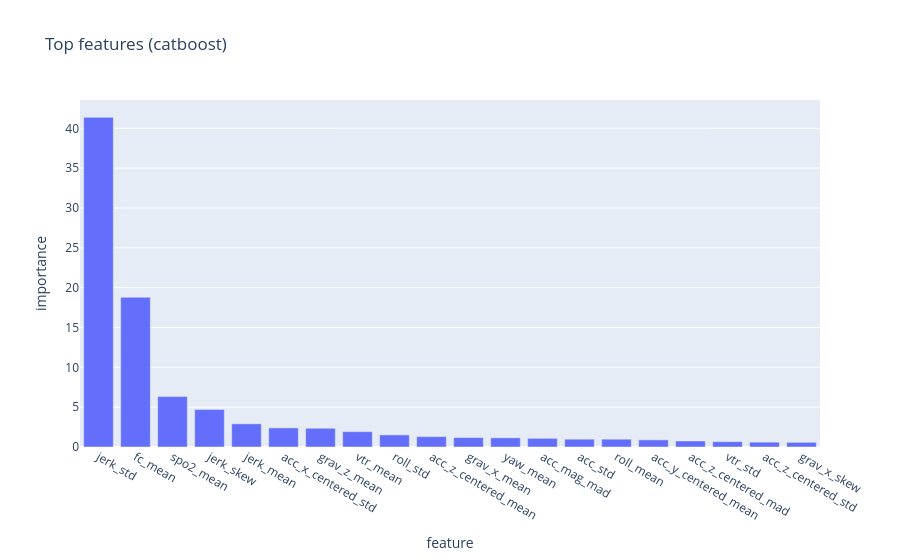
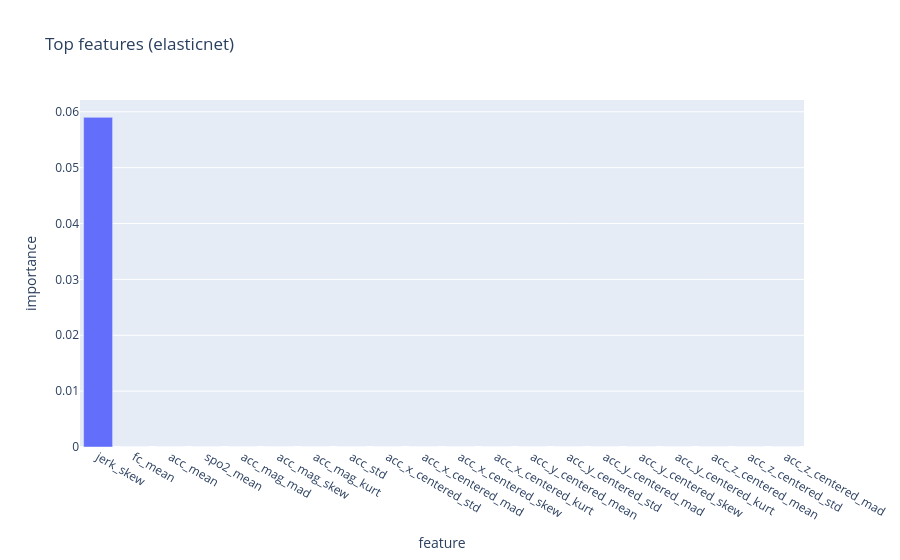
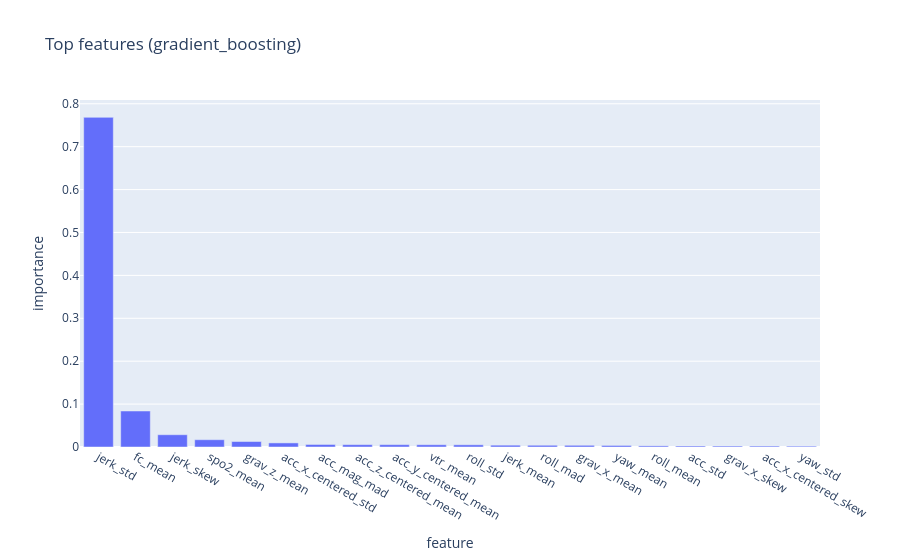

These figures' notebook cell, in order:
### Markdown cell above
### 4. Feature Importance

### Code cell
import joblib
import numpy as np

available_models = sorted(summary_df["model"].unique())
for model_name in available_models:
    model_path = models_dir / f"{model_name}_best.joblib"
    if not model_path.exists():
        print(f"Model artifact not found for {model_name}.")
        continue

    pipeline = joblib.load(model_path)
    model = pipeline.named_steps["model"]

    importances = getattr(model, "feature_importances_", None)
    if importances is None:
        coef = getattr(model, "coef_", None)
        if coef is not None:
            importances = np.abs(np.ravel(coef))
        else:
            print(f"{model_name} does not expose feature importances or coefficients.")
            continue

    feature_names = (
        feature_columns
        if feature_columns is not None and len(feature_columns) == len(importances)
        else [f"f{i}" for i in range(len(importances))]
    )

    fi = (
        pd.DataFrame({"feature": feature_names, "importance": importances})
        .sort_values("importance", ascending=False)
        .head(20)
    )

    px.bar(fi, x="feature", y="importance", title=f"Top features ({model_name})").show()

### Figure 1 — Plotly figure (JSON) as saved in the notebook; plotly's stock layout.template omitted (floating-point values rounded to 4 significant figures)
{"data": [{"hovertemplate": "feature=%{x}<br>importance=%{y}<extra></extra>", "legendgroup": "", "marker": {"color": "#636efa", "pattern": {"shape": ""}}, "name": "", "orientation": "v", "showlegend": false, "textposition": "auto", "type": "bar", "x": ["jerk_std", "fc_mean", "spo2_mean", "jerk_skew", "jerk_mean", "acc_x_centered_std", "grav_z_mean", "vtr_mean", "roll_std", "acc_z_centered_mean", "grav_x_mean", "yaw_mean", "acc_mag_mad", "acc_std", "roll_mean", "acc_y_centered_mean", "acc_z_centered_mad", "vtr_std", "acc_z_centered_std", "grav_x_skew"], "xaxis": "x", "y": [41.37, 18.8, 6.33, 4.706, 2.912, 2.394, 2.351, 1.926, 1.519, 1.302, 1.182, 1.152, 1.085, 0.9807, 0.9796, 0.8963, 0.7522, 0.6667, 0.6075, 0.5827], "yaxis": "y"}], "layout": {"barmode": "relative", "legend": {"tracegroupgap": 0}, "title": {"text": "Top features (catboost)"}, "xaxis": {"anchor": "y", "domain": [0, 1], "title": {"text": "feature"}}, "yaxis": {"anchor": "x", "domain": [0, 1], "title": {"text": "importance"}}}}

### Figure 2 — Plotly figure (JSON) as saved in the notebook; plotly's stock layout.template omitted (floating-point values rounded to 4 significant figures)
{"data": [{"hovertemplate": "feature=%{x}<br>importance=%{y}<extra></extra>", "legendgroup": "", "marker": {"color": "#636efa", "pattern": {"shape": ""}}, "name": "", "orientation": "v", "showlegend": false, "textposition": "auto", "type": "bar", "x": ["jerk_skew", "fc_mean", "acc_mean", "spo2_mean", "acc_mag_mad", "acc_mag_skew", "acc_mag_kurt", "acc_std", "acc_x_centered_std", "acc_x_centered_mad", "acc_x_centered_skew", "acc_x_centered_kurt", "acc_y_centered_mean", "acc_y_centered_std", "acc_y_centered_mad", "acc_y_centered_skew", "acc_y_centered_kurt", "acc_z_centered_mean", "acc_z_centered_std", "acc_z_centered_mad"], "xaxis": "x", "y": [0.05901, 0.0, 0.0, 0.0, 0.0, 0.0, 0.0, 0.0, 0.0, 0.0, 0.0, 0.0, 0.0, 0.0, 0.0, 0.0, 0.0, 0.0, 0.0, 0.0], "yaxis": "y"}], "layout": {"barmode": "relative", "legend": {"tracegroupgap": 0}, "title": {"text": "Top features (elasticnet)"}, "xaxis": {"anchor": "y", "domain": [0, 1], "title": {"text": "feature"}}, "yaxis": {"anchor": "x", "domain": [0, 1], "title": {"text": "importance"}}}}

### Figure 3 — Plotly figure (JSON) as saved in the notebook; plotly's stock layout.template omitted (floating-point values rounded to 4 significant figures)
{"data": [{"hovertemplate": "feature=%{x}<br>importance=%{y}<extra></extra>", "legendgroup": "", "marker": {"color": "#636efa", "pattern": {"shape": ""}}, "name": "", "orientation": "v", "showlegend": false, "textposition": "auto", "type": "bar", "x": ["jerk_std", "fc_mean", "jerk_skew", "spo2_mean", "grav_z_mean", "acc_x_centered_std", "acc_mag_mad", "acc_z_centered_mean", "acc_y_centered_mean", "vtr_mean", "roll_std", "jerk_mean", "roll_mad", "grav_x_mean", "yaw_mean", "roll_mean", "acc_std", "grav_x_skew", "acc_x_centered_skew", "yaw_std"], "xaxis": "x", "y": [0.7683, 0.08389, 0.02861, 0.01699, 0.01277, 0.009525, 0.005887, 0.005502, 0.005482, 0.005296, 0.005122, 0.004244, 0.004036, 0.003962, 0.003613, 0.002635, 0.002302, 0.002232, 0.002193, 0.001941], "yaxis": "y"}], "layout": {"barmode": "relative", "legend": {"tracegroupgap": 0}, "title": {"text": "Top features (gradient_boosting)"}, "xaxis": {"anchor": "y", "domain": [0, 1], "title": {"text": "feature"}}, "yaxis": {"anchor": "x", "domain": [0, 1], "title": {"text": "importance"}}}}
